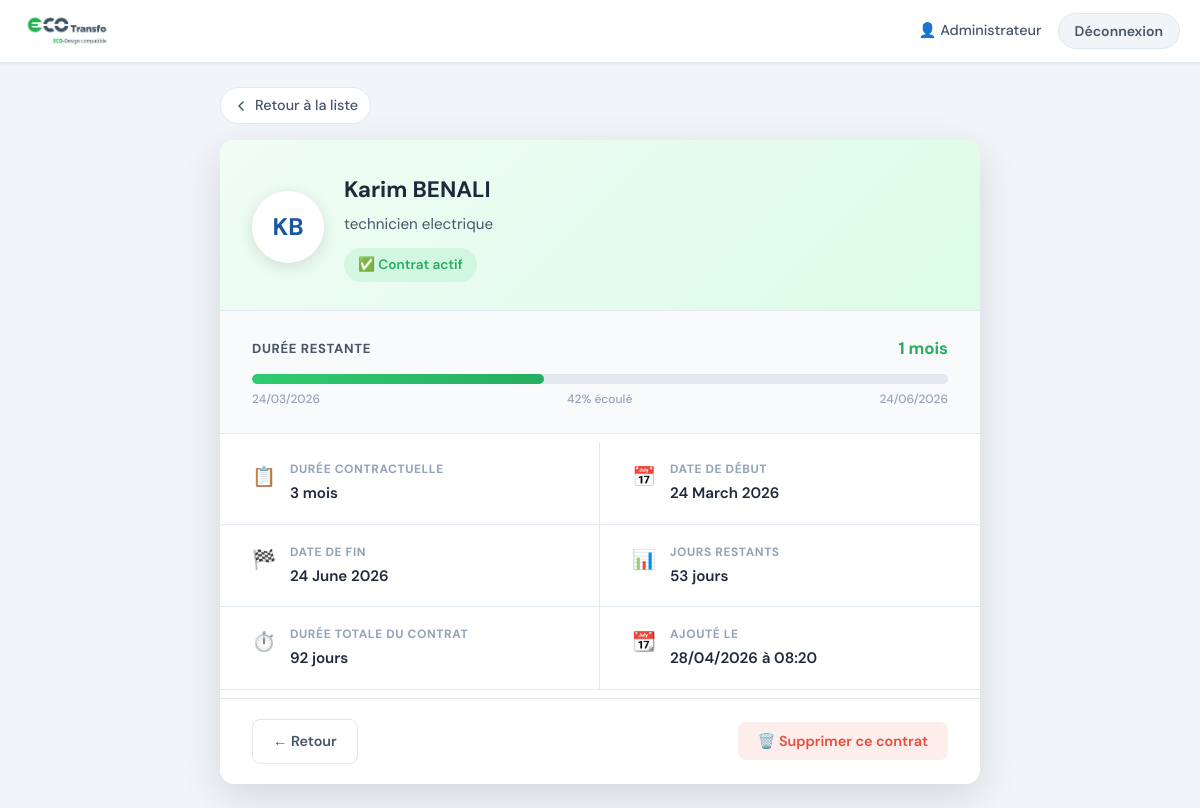
/employe/1 (signed in), run on the app's committed database.
### models.py (models this page shows, shortened)
class User(UserMixin, db.Model):
    __tablename__ = 'users'
    id            = db.Column(db.Integer, primary_key=True)
    email         = db.Column(db.String(120), unique=True, nullable=False)
    nom           = db.Column(db.String(100), nullable=False)
    password_hash = db.Column(db.String(200), nullable=False)
    is_authorized = db.Column(db.Boolean, default=True)
    date_creation = db.Column(db.DateTime, default=datetime.utcnow)

class Employe(db.Model):
    __tablename__ = 'employes'
    id            = db.Column(db.Integer, primary_key=True)
    nom           = db.Column(db.String(100), nullable=False)
    prenom        = db.Column(db.String(100), nullable=False)
    poste         = db.Column(db.String(100), nullable=False)
    duree_contrat = db.Column(db.String(50),  nullable=False)   # ex: "6 mois", "1 an"
    date_debut    = db.Column(db.Date,         nullable=False)
    date_fin      = db.Column(db.Date,         nullable=False)
    date_creation = db.Column(db.DateTime,     default=datetime.utcnow)
    created_by    = db.Column(db.Integer,      db.ForeignKey('users.id'))
    @property
    def jours_restants(self):
        delta = self.date_fin - date.today()
        return delta.days
    @property
    def duree_restante_label(self):
        j = self.jours_restants
        if j < 0:
            return "Expiré"
        if j == 0:
            return "Expire aujourd'hui"
        if j == 1:
            return "1 jour"
        if j < 7:
            return f"{j} jours"
        if j < 14:
            return "1 semaine"
        if j < 30:
            return f"{j // 7} semaines"
        if j < 60:
            return "1 mois"
    @property
    def statut(self):
        j = self.jours_restants
        if j < 0:   return "expire"
        if j <= 7:  return "critique"
        if j <= 30: return "attention"
        return "actif"

### app.py (the view)
@app.route('/employe/<int:emp_id>')
@login_required
def employe_detail(emp_id):
    emp = Employe.query.get_or_404(emp_id)
    return render_template('employe_detail.html', emp=emp, today=date.today())

### app.py (called while the page is built)
@login_manager.user_loader
def load_user(user_id):
    return User.query.get(int(user_id))

### templates/employe_detail.html (shortened to what this page needs)
{% extends "base.html" %}
{% block body_class %}detail-page{% endblock %}
{% block content %}
<div class="detail-container">
  <a href="{{ url_for('dashboard') }}" class="back-link">
    <svg width="16" height="16" viewBox="0 0 16 16" fill="none">
      <path d="M10 4L6 8l4 4" stroke="currentColor" stroke-width="1.5" stroke-linecap="round" stroke-linejoin="round"/>
    </svg>
    Retour à la liste
  </a>
  <div class="detail-card">
    <div class="detail-header status-bg-{{ emp.statut }}">
      <div class="detail-avatar-wrap">
        <div class="detail-avatar">{{ emp.prenom[0] }}{{ emp.nom[0] }}</div>
      </div>
      <div class="detail-header-info">
        <h1 class="detail-name">{{ emp.prenom }} {{ emp.nom }}</h1>
        <p class="detail-poste">{{ emp.poste }}</p>
        <span class="detail-status-badge status-badge-{{ emp.statut }}">
          {% if emp.statut == 'expire' %}⛔ Contrat expiré
          {% elif emp.statut == 'critique' %}⚠️ Expire très bientôt
          {% elif emp.statut == 'attention' %}🔔 Expire dans moins d'un mois
          {% else %}✅ Contrat actif
          {% endif %}
        </span>
      </div>
    </div>
    <div class="duration-section">
      <div class="duration-top">
        <span class="duration-label">Durée restante</span>
        <span class="duration-value duration-value--{{ emp.statut }}">
          {% if emp.statut == 'expire' %}
            Expiré depuis {{ (today - emp.date_fin).days }} jour{{ 's' if (today - emp.date_fin).days > 1 }}
          {% else %}
            {{ emp.duree_restante_label }}
          {% endif %}
        </span>
      </div>
      {% set total_days = (emp.date_fin - emp.date_debut).days %}
      {% set elapsed    = (today - emp.date_debut).days %}
      {% set pct_elapsed = [[elapsed * 100 // total_days if total_days > 0 else 0, 0] | max, 100] | min %}
      <div class="progress-bar-wrap">
        <div class="progress-bar-track">
          <div class="progress-bar-fill status-fill-{{ emp.statut }}"
               style="width: {{ pct_elapsed }}%"></div>
        </div>
        <div class="progress-labels">
          <span>{{ emp.date_debut.strftime('%d/%m/%Y') }}</span>
          <span>{{ pct_elapsed }}% écoulé</span>
          <span>{{ emp.date_fin.strftime('%d/%m/%Y') }}</span>
        </div>
      </div>
    </div>
    <div class="detail-grid">
      <div class="detail-item">
        <div class="detail-item-icon">📋</div>
        <div class="detail-item-content">
          <span class="detail-item-label">Durée contractuelle</span>
          <span class="detail-item-value">{{ emp.duree_contrat }}</span>
        </div>
      </div>
      <div class="detail-item">
        <div class="detail-item-icon">📅</div>
        <div class="detail-item-content">
          <span class="detail-item-label">Date de début</span>
          <span class="detail-item-value">{{ emp.date_debut.strftime('%d %B %Y') }}</span>
        </div>
      </div>
      <div class="detail-item">
        <div class="detail-item-icon">🏁</div>
        <div class="detail-item-content">
          <span class="detail-item-label">Date de fin</span>
          <span class="detail-item-value {% if emp.statut in ['critique','expire'] %}text-danger{% endif %}">
            {{ emp.date_fin.strftime('%d %B %Y') }}
          </span>
        </div>
      </div>
      <div class="detail-item">
        <div class="detail-item-icon">📊</div>
        <div class="detail-item-content">
          <span class="detail-item-label">Jours restants</span>
          <span class="detail-item-value {% if emp.statut in ['critique','expire'] %}text-danger{% endif %}">
            {% if emp.jours_restants < 0 %}
              Expiré ({{ emp.jours_restants | abs }} jours de dépassement)
            {% else %}
              {{ emp.jours_restants }} jour{{ 's' if emp.jours_restants != 1 }}
            {% endif %}
          </span>
        </div>
      </div>
      <div class="detail-item">
        <div class="detail-item-icon">⏱️</div>
        <div class="detail-item-content">
          <span class="detail-item-label">Durée totale du contrat</span>
          <span class="detail-item-value">{{ total_days }} jours</span>
        </div>
      </div>
      <div class="detail-item">
        <div class="detail-item-icon">📆</div>
        <div class="detail-item-content">
          <span class="detail-item-label">Ajouté le</span>
          <span class="detail-item-value">{{ emp.date_creation.strftime('%d/%m/%Y à %H:%M') }}</span>
        </div>
      </div>
    </div>
    <div class="detail-actions">
      <a href="{{ url_for('dashboard') }}" class="btn-secondary">← Retour</a>
      <form method="POST" action="{{ url_for('supprimer_employe', emp_id=emp.id) }}"
            onsubmit="return confirm('Supprimer {{ emp.prenom }} {{ emp.nom }} ? Cette action est irréversible.')">
        <button type="submit" class="btn-danger">🗑️ Supprimer ce contrat</button>
      </form>
    </div>
  </div>
</div>
{% endblock %}

### templates/base.html (shortened to what this page needs)
<!DOCTYPE html>
<html lang="fr">
<head>
  <link rel="stylesheet" href="{{ url_for('static', filename='css/style.css') }}">
</head>
<body class="{% block body_class %}{% endblock %}">
  {% if current_user.is_authenticated %}
  {% set alertes = [] %}
  <nav class="navbar">
    <div class="nav-inner">
      <a href="{{ url_for('dashboard') }}" class="nav-logo">
        <img src="{{ url_for('static', filename='images/logo.png') }}" alt="Eco Transfo" height="38">
      </a>
      <div class="nav-right">
        <span class="nav-user">👤 {{ current_user.nom }}</span>
        <a href="{{ url_for('logout') }}" class="nav-logout">Déconnexion</a>
      </div>
    </div>
  </nav>
  {% endif %}
  <main class="main-content">
    {% block content %}{% endblock %}
  </main>
</body>
</html>

### data on the page
User: nom "Administrateur"
Employe: prenom "K", nom "B", prenom "Karim", nom "BENALI", poste "technicien electrique", duree_restante_label "1 mois", date_debut "24/03/2026", date_fin "24/06/2026", duree_contrat "3 mois", date_debut "24 March 2026", date_fin "24 June 2026", jours_restants "53", date_fin "s", date_creation "28/04/2026 à 08:20"

### other printed values
{{ pct_elapsed }} "42"
{{ total_days }} "92"
